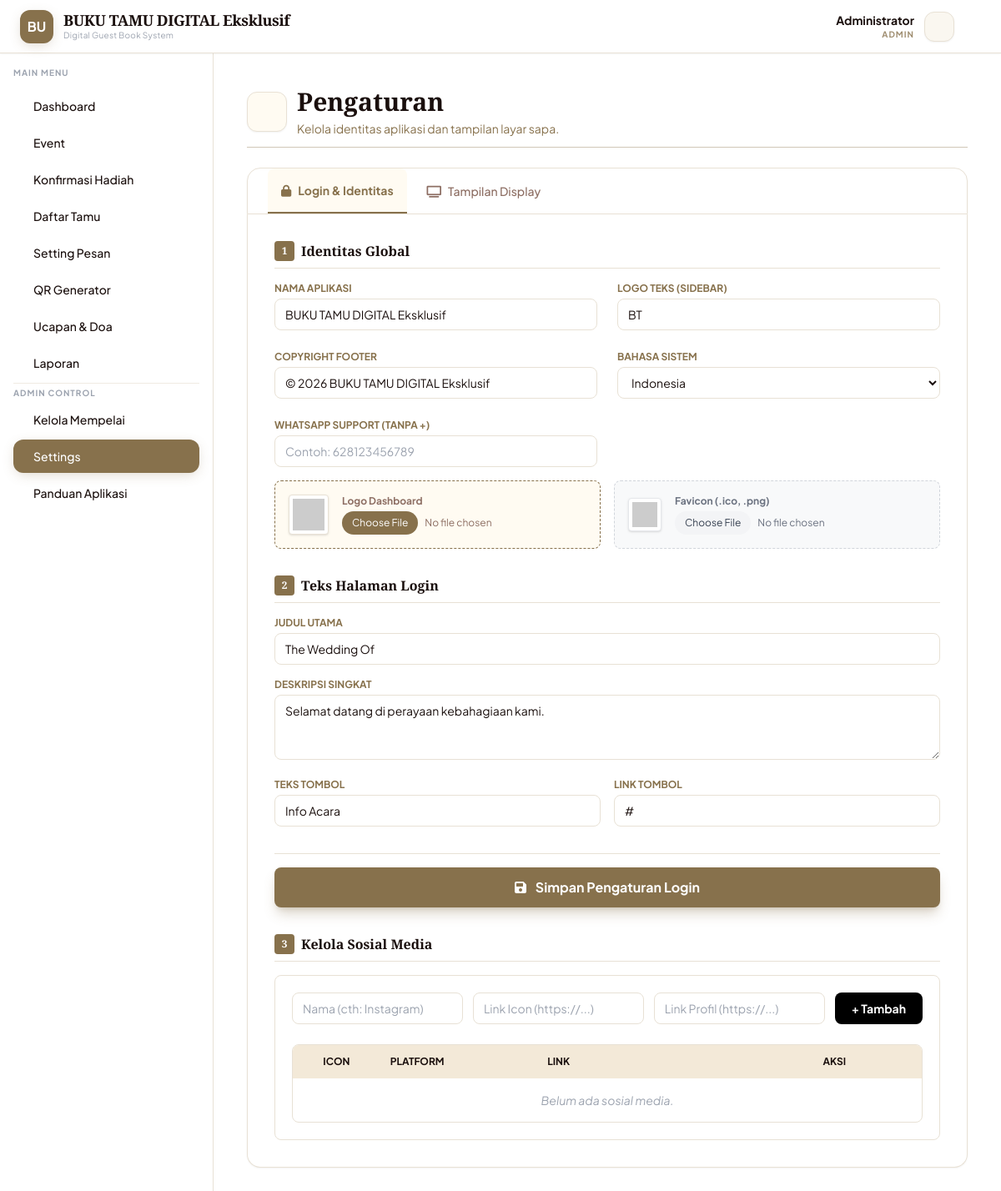
/pengaturan.php (signed in), run on the app's committed database.
### tables this page shows
CREATE TABLE `pengaturan` (
  `id` int(11) NOT NULL AUTO_INCREMENT,
  `app_name` varchar(100) DEFAULT 'Buku Tamu Wedding',
  `logo_text` varchar(20) DEFAULT 'BT',
  `logo_dashboard` varchar(255) DEFAULT '',
  `copyright` varchar(255) DEFAULT '© 2026',
  `hero_title` varchar(255) DEFAULT 'The Wedding Of',
  `hero_desc` text DEFAULT NULL,
  `hero_img` varchar(255) DEFAULT '',
  `btn_text` varchar(50) DEFAULT 'Info Acara',
  `btn_link` varchar(255) DEFAULT '#',
  `bg_mode` varchar(20) DEFAULT 'image',
  `bg_youtube_url` varchar(255) DEFAULT '',
  `bg_img` varchar(255) DEFAULT '',
  `timezone` varchar(50) DEFAULT 'Asia/Jakarta',
  `language` varchar(10) DEFAULT 'id',
  `speed_timer` int(11) DEFAULT 10,
  `color_start` varchar(20) DEFAULT '#4F46E5',
  `color_end` varchar(20) DEFAULT '#000000',
  `color_text` varchar(20) DEFAULT '#FFFFFF',
  `delay_welcome` int(11) DEFAULT 5,
  `delay_gathering` int(11) DEFAULT 5,
  `looping_overlay` tinyint(1) DEFAULT 0,
  `looping_overlay_timer` int(11) DEFAULT 10,
  `animasi_out` varchar(50) DEFAULT 'Fade',
  `animasi_duration` int(11) DEFAULT 1000,
  `welcome_text` text DEFAULT NULL,
  `welcome_bg_color` varchar(20) DEFAULT '#ffffff',
  `welcome_font_color` varchar(20) DEFAULT '#000000',
  `welcome_font` varchar(50) DEFAULT 'Poppins',
  `size_acara` int(11) DEFAULT 20,
  `size_welcome` int(11) DEFAULT 40,
  `size_tamu` int(11) DEFAULT 60,
  `size_tanggal` int(11) DEFAULT 16,
  `size_lokasi` int(11) DEFAULT 16,
  `size_waktu` int(11) DEFAULT 16,
  `show_acara` tinyint(1) DEFAULT 1,
  `show_kategori` tinyint(1) DEFAULT 1,
  `show_tanggal` tinyint(1) DEFAULT 1,
  `show_lokasi` tinyint(1) DEFAULT 1,
  `show_waktu` tinyint(1) DEFAULT 1,
  `wa_template` text DEFAULT NULL,
  `broadcast_link` varchar(255) DEFAULT '',
  `broadcast_param_id` int(11) DEFAULT NULL,
  `import_info_text` text DEFAULT NULL,
  `show_frame` tinyint(1) DEFAULT 0,
  `frame_img` varchar(255) DEFAULT '',
  `show_logo` tinyint(1) DEFAULT 1,
  `show_running_text` tinyint(1) DEFAULT 1,
  PRIMARY KEY (`id`)
);

### pengaturan.php (the view, shortened to what the rows shown need)
<?php
require 'koneksi.php';
$config = mysqli_fetch_assoc(mysqli_query($koneksi, "SELECT * FROM pengaturan LIMIT 1"));
?>
<!DOCTYPE html>
<html lang="id">
<head>
    <script src="https://cdn.tailwindcss.com"></script>
    <link rel="stylesheet" href="https://cdnjs.cloudflare.com/ajax/libs/font-awesome/6.0.0/css/all.min.css">
</head>
<body class="text-[#1a0f0d]" style="background-color:#ffffff; background-image:url('https://www.transparenttextures.com/patterns/cream-paper.png');">
    <?php if(file_exists('sidebar.php')) include 'sidebar.php'; ?>
    <main class="md:ml-64 p-4 lg:p-10 min-h-screen">
        <div class="max-w-6xl mx-auto">
            <div class="mb-5 lg:mb-6 border-b border-[#d1c7b7] pb-3 no-print">
                <div class="flex flex-col md:flex-row justify-between items-start md:items-end gap-4">
                    <div class="flex items-center gap-3">
                        <div>
                            <h1 class="text-2xl lg:text-3xl font-bold text-[#1a0f0d] font-serif">Pengaturan</h1>
                        </div>
                    </div>
                </div>
            </div>
            <div class="bg-white rounded-b-2xl shadow-sm border border-t-0 border-[#e8e1d5] p-6 lg:p-8">
                <div id="tab-login-content" class="block space-y-8">
                    <form action="" method="POST" enctype="multipart/form-data">
                        <div class="mb-8">
                            <div class="grid grid-cols-1 md:grid-cols-2 gap-4 lg:gap-6">
                                <div><label class="block text-xs font-bold text-[#87714c] uppercase mb-1">Nama Aplikasi</label><input type="text" name="app_name" value="<?= $config['app_name'] ?>" class="w-full border border-[#e8e1d5] rounded-lg px-3 py-2 text-sm bg-[#ffffff]"></div>
                                <div><label class="block text-xs font-bold text-[#87714c] uppercase mb-1">Logo Teks (Sidebar)</label><input type="text" name="logo_text" value="<?= $config['logo_text'] ?>" class="w-full border border-[#e8e1d5] rounded-lg px-3 py-2 text-sm bg-[#ffffff]"></div>
                                <div><label class="block text-xs font-bold text-[#87714c] uppercase mb-1">Copyright Footer</label><input type="text" name="copyright" value="<?= $config['copyright'] ?>" class="w-full border border-[#e8e1d5] rounded-lg px-3 py-2 text-sm bg-[#ffffff]"></div>
                                <div><label class="block text-xs font-bold text-[#87714c] uppercase mb-1">Bahasa Sistem</label><select name="language" class="w-full border border-[#e8e1d5] rounded-lg px-3 py-2 text-sm bg-white"><option value="id" <?= $config['language']=='id'?'selected':'' ?>>Indonesia</option><option value="en" <?= $config['language']=='en'?'selected':'' ?>>English</option></select></div>
                            </div>
                        </div>
                        <div>
                            <div class="space-y-4">
                                <div><label class="block text-xs font-bold text-[#87714c] uppercase mb-1">Judul Utama</label><input type="text" name="hero_title" value="<?= $config['hero_title'] ?>" class="w-full border border-[#e8e1d5] rounded-lg px-3 py-2 text-sm bg-[#ffffff]"></div>
                                <div><label class="block text-xs font-bold text-[#87714c] uppercase mb-1">Deskripsi Singkat</label><textarea name="hero_desc" rows="3" class="w-full border border-[#e8e1d5] rounded-lg px-3 py-2 text-sm bg-[#ffffff]"><?= $config['hero_desc'] ?></textarea></div>
                                <div class="grid grid-cols-1 md:grid-cols-2 gap-4">
                                    <div><label class="block text-xs font-bold text-[#87714c] uppercase mb-1">Teks Tombol</label><input type="text" name="btn_text" value="<?= $config['btn_text'] ?>" class="w-full border border-[#e8e1d5] rounded-lg px-3 py-2 text-sm bg-[#ffffff]"></div>
                                    <div><label class="block text-xs font-bold text-[#87714c] uppercase mb-1">Link Tombol</label><input type="text" name="btn_link" value="<?= $config['btn_link'] ?>" class="w-full border border-[#e8e1d5] rounded-lg px-3 py-2 text-sm bg-[#ffffff]"></div>
                                </div>
                            </div>
                        </div>
                    </form>
                    <div class="mt-12">
                        <div class="bg-[#ffffff] p-5 rounded-lg border border-[#e8e1d5]">
                            <div class="overflow-x-auto bg-white rounded-lg border border-[#e8e1d5]">
                                <table class="w-full text-left text-sm">
                                    <thead class="bg-[#f3e9d8] text-[#1a0f0d] uppercase text-xs font-bold">
                                        <tr><th class="p-3 w-16 text-center">Icon</th><th class="p-3 w-1/4">Platform</th><th class="p-3 w-1/3">Link</th><th class="p-3 text-center w-32">Aksi</th></tr>
                                    </thead>
                                </table>
                            </div>
                        </div>
                    </div>
                </div>
            </div>
        </div>
    </main>
</body></html>

### sidebar.php (shortened to what the rows shown need)
<?php
$page = basename($_SERVER['PHP_SELF']);
$role = $_SESSION['role'] ?? 'mempelai';
$home_url = 'dashboard.php';
$logo_path = 'assets/' . ($config['logo_dashboard'] ?? '');
$has_logo  = !empty($config['logo_dashboard']) && file_exists($logo_path);
?>
<nav class="bg-white border-b border-[#e8e1d5] fixed w-full z-40 top-0 h-16 transition-all shadow-sm">
    <div class="px-4 lg:px-6 flex justify-between items-center h-full">
        <a href="<?= $home_url ?>" class="flex items-center gap-3 hover:opacity-80 transition group">
            <?php if($has_logo): ?>
                <img src="<?= $logo_path ?>" alt="Logo App" class="w-9 h-9 md:w-10 md:h-10 object-contain bg-white rounded-xl shadow-sm border border-[#e8e1d5] p-0.5 group-hover:scale-105 transition-transform">
            <?php else: ?>
                <div class="bg-gold text-white w-9 h-9 md:w-10 md:h-10 rounded-xl flex items-center justify-center font-bold text-sm md:text-base shadow-gold group-hover:scale-105 transition-transform">
                    <?= substr($config['app_name'] ?? 'BT', 0, 2) ?>
                </div>
            <?php endif; ?>
            <div class="flex flex-col">
                <span class="font-serif font-bold text-lg text-brown tracking-tight leading-tight">
                    <?= $config['app_name'] ?? 'GuestBook' ?>
                </span>
                <span class="text-[10px] text-gray-400 hidden md:block tracking-wide">Digital Guest Book System</span>
            </div>
        </a>
        <div class="flex items-center gap-3">
            <div class="text-right hidden md:block">
                <p class="text-sm font-bold text-brown"><?= $_SESSION['nama_lengkap'] ?? 'Admin' ?></p>
                <p class="text-[10px] text-gold uppercase tracking-widest font-bold opacity-80"><?= $role ?></p>
            </div>
            <a href="profil.php" class="w-9 h-9 bg-[#faf7f0] text-[#87714c] rounded-xl flex items-center justify-center border border-[#e8e1d5] hover:bg-[#87714c] hover:text-white transition shadow-sm" title="Profil Saya">
            </a>
            <a href="#" onclick="confirmLogout(event)" class="text-gray-400 hover:text-red-500 transition ml-1 p-2 hidden md:block" title="Keluar">
            </a>
        </div>
    </div>
</nav>
<aside class="hidden md:block w-64 bg-white border-r border-[#e8e1d5] fixed h-full left-0 top-16 overflow-y-auto z-30 pb-20 scrollbar-hide">
    <div class="p-4">
        <p class="text-[10px] font-bold text-gray-400 uppercase tracking-widest mb-3">Main Menu</p>
        <nav class="space-y-1">
            <a href="dashboard.php" class="flex items-center gap-3 px-3 py-2.5 rounded-xl font-medium transition-all <?= ($page == 'dashboard.php') ? 'bg-gold text-white shadow-gold' : 'text-brown hover-cream hover:text-gold' ?>">
                <iconify-icon icon="solar:widget-3-bold-duotone" class="text-xl"></iconify-icon> <span class="text-sm">Dashboard</span>
            </a>
            <a href="event.php" class="flex items-center gap-3 px-3 py-2.5 rounded-xl font-medium transition-all <?= ($page == 'event.php') ? 'bg-gold text-white shadow-gold' : 'text-brown hover-cream hover:text-gold' ?>">
                <iconify-icon icon="solar:calendar-date-bold-duotone" class="text-xl"></iconify-icon> <span class="text-sm">Event</span>
            </a>
            <a href="hadiah.php" class="flex items-center gap-3 px-3 py-2.5 rounded-xl font-medium transition-all <?= ($page == 'hadiah.php') ? 'bg-gold text-white shadow-gold' : 'text-brown hover-cream hover:text-gold' ?>">
                <iconify-icon icon="solar:gift-bold-duotone" class="text-xl"></iconify-icon> <span class="text-sm">Konfirmasi Hadiah</span>
            </a>
            <a href="tamu.php" class="flex items-center gap-3 px-3 py-2.5 rounded-xl font-medium transition-all <?= ($page == 'tamu.php') ? 'bg-gold text-white shadow-gold' : 'text-brown hover-cream hover:text-gold' ?>">
                <iconify-icon icon="solar:users-group-rounded-bold-duotone" class="text-xl"></iconify-icon> <span class="text-sm">Daftar Tamu</span>
            </a>
            <a href="broadcast.php" class="flex items-center gap-3 px-3 py-2.5 rounded-xl font-medium transition-all <?= ($page == 'broadcast.php') ? 'bg-gold text-white shadow-gold' : 'text-brown hover-cream hover:text-gold' ?>">
                <iconify-icon icon="solar:mailbox-bold-duotone" class="text-xl"></iconify-icon> <span class="text-sm">Setting Pesan</span>
            </a>
            <a href="qr.php" class="flex items-center gap-3 px-3 py-2.5 rounded-xl font-medium transition-all <?= ($page == 'qr.php') ? 'bg-gold text-white shadow-gold' : 'text-brown hover-cream hover:text-gold' ?>">
                <iconify-icon icon="solar:qr-code-bold-duotone" class="text-xl"></iconify-icon> <span class="text-sm">QR Generator</span>
            </a>
            <a href="ucapan.php" class="flex items-center gap-3 px-3 py-2.5 rounded-xl font-medium transition-all <?= ($page == 'ucapan.php') ? 'bg-gold text-white shadow-gold' : 'text-brown hover-cream hover:text-gold' ?>">
                <iconify-icon icon="solar:chat-round-dots-bold-duotone" class="text-xl"></iconify-icon> <span class="text-sm">Ucapan & Doa</span>
            </a>
            <a href="report.php" class="flex items-center gap-3 px-3 py-2.5 rounded-xl font-medium transition-all <?= ($page == 'report.php') ? 'bg-gold text-white shadow-gold' : 'text-brown hover-cream hover:text-gold' ?>">
                <iconify-icon icon="solar:chart-bold-duotone" class="text-xl"></iconify-icon> <span class="text-sm">Laporan</span>
            </a>
            <?php if($role == 'admin'): ?>
            <hr class="my-3 border-[#f0ebe3]">
            <p class="text-[10px] font-bold text-gray-400 uppercase tracking-widest mb-2">Admin Control</p>
            <a href="kelola_mempelai.php" class="flex items-center gap-3 px-3 py-2.5 rounded-xl font-medium transition-all <?= ($page == 'kelola_mempelai.php') ? 'bg-gold text-white shadow-gold' : 'text-brown hover-cream hover:text-gold' ?>">
                <iconify-icon icon="solar:heart-bold-duotone" class="text-xl text-pink-400"></iconify-icon> <span class="text-sm">Kelola Mempelai</span>
            </a>
            <a href="pengaturan.php" class="flex items-center gap-3 px-3 py-2.5 rounded-xl font-medium transition-all <?= ($page == 'pengaturan.php') ? 'bg-gold text-white shadow-gold' : 'text-brown hover-cream hover:text-gold' ?>">
                <iconify-icon icon="solar:settings-bold-duotone" class="text-xl"></iconify-icon> <span class="text-sm">Settings</span>
            </a>
            <?php endif; ?>
            <a href="petunjuk.php" class="flex items-center gap-3 px-3 py-2.5 rounded-xl font-medium transition-all <?= ($page == 'petunjuk.php') ? 'bg-gold text-white shadow-gold' : 'text-brown hover-cream hover:text-gold' ?>">
                <iconify-icon icon="solar:info-square-bold-duotone" class="text-xl"></iconify-icon> <span class="text-sm">Panduan Aplikasi</span>
            </a>
        </nav>
    </div>
</aside>

### data on the page
pengaturan: app_name "BU", app_name "BUKU TAMU DIGITAL Eksklusif", logo_text "BT", copyright "© 2026 BUKU TAMU DIGITAL Eksklusif", language "Indonesia", hero_title "The Wedding Of", hero_desc "Selamat datang di perayaan kebahagiaan kami.", btn_text "Info Acara", btn_link "#"

### other printed values
$_SESSION['nama_lengkap'] "Administrator"
$role "ADMIN"
